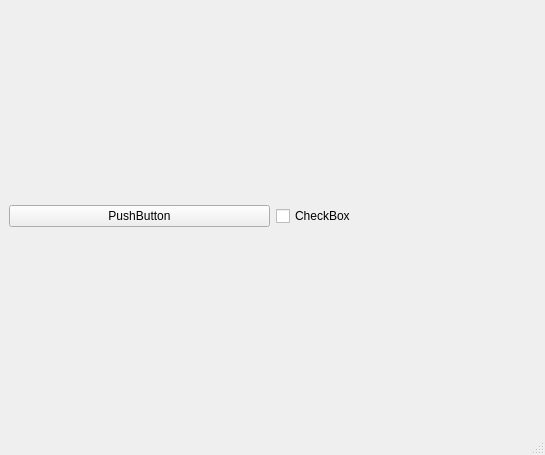
<?xml version="1.0" encoding="UTF-8"?>
<ui version="4.0">
 <class>MainWindow</class>
 <widget class="QMainWindow" name="MainWindow">
  <property name="geometry">
   <rect>
    <x>0</x>
    <y>0</y>
    <width>545</width>
    <height>455</height>
   </rect>
  </property>
  <property name="windowTitle">
   <string>MainWindow</string>
  </property>
  <widget class="QWidget" name="centralwidget">
   <layout class="QVBoxLayout" name="verticalLayout">
    <item>
     <layout class="QHBoxLayout" name="horizontalLayout">
      <item>
       <widget class="QPushButton" name="b">
        <property name="text">
         <string>PushButton</string>
        </property>
       </widget>
      </item>
      <item>
       <widget class="QCheckBox" name="cb">
        <property name="text">
         <string>CheckBox</string>
        </property>
       </widget>
      </item>
     </layout>
    </item>
   </layout>
  </widget>
  <widget class="QMenuBar" name="menubar">
   <property name="geometry">
    <rect>
     <x>0</x>
     <y>0</y>
     <width>545</width>
     <height>18</height>
    </rect>
   </property>
  </widget>
  <widget class="QStatusBar" name="statusbar"/>
 </widget>
 <resources/>
 <connections/>
</ui>
